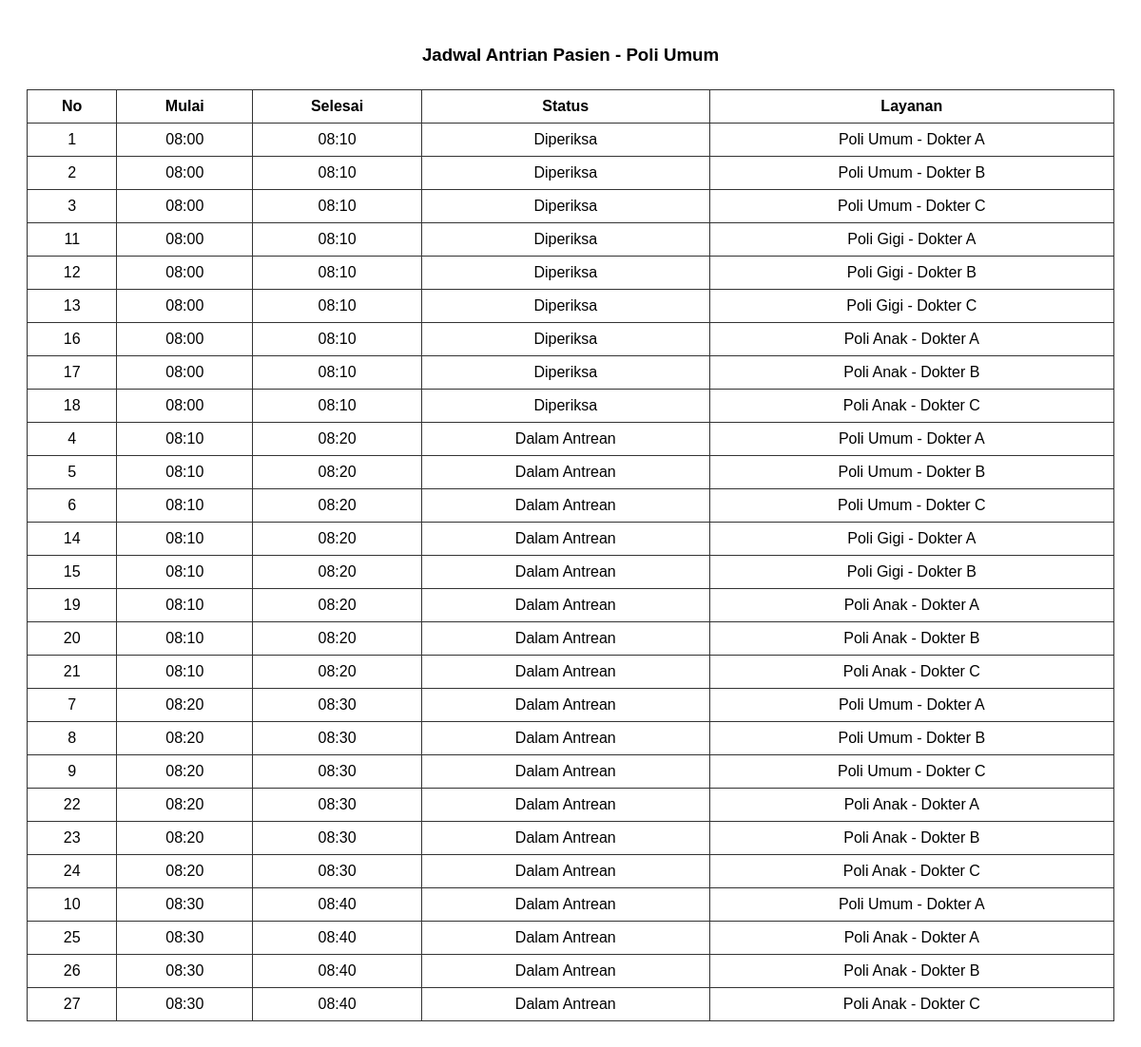
Screenshot of /cetak with the database file from the repository.
### tables this page shows
CREATE TABLE antrian (
                id INTEGER PRIMARY KEY AUTOINCREMENT,
                no INTEGER,
                mulai TEXT,
                selesai TEXT,
                status TEXT,
                dokter TEXT,
                poli TEXT
            );

### app.py (the view)
@app.route("/cetak")
def cetak():
    hasil = db.get_antrian()
    poli = hasil[0]["poli"] if hasil else ""
    return render_template("cetak.html", hasil=hasil, poli=poli)

### db.py (called while the page is built)
def get_antrian():
    with sqlite3.connect(DB_FILE) as conn:
        cursor = conn.execute(
            """
            SELECT no, mulai, selesai, status, dokter, poli
            FROM antrian
            ORDER BY TIME(mulai)
        """
        )
        return [
            {
                "no": row[0],
                "mulai": row[1],
                "selesai": row[2],
                "status": row[3],
                "dokter": row[4],
                "poli": row[5],
            }
            for row in cursor
        ]

### templates/cetak.html (shortened to what this page needs)
<!DOCTYPE html>
<html lang="en">
<head>
</head>
<body>
    <h3>Jadwal Antrian Pasien - {{ poli }}</h3>
    <table>
        <thead>
            <tr>
                <th>No</th>
                <th>Mulai</th>
                <th>Selesai</th>
                <th>Status</th>
                <th>Layanan</th>
            </tr>
        </thead>
        <tbody>
            {% for item in hasil %}
            <tr>
                <td>{{ item.no }}</td>
                <td>{{ item.mulai }}</td>
                <td>{{ item.selesai }}</td>
                <td>{{ item.status }}</td>
                <td>{{ item.dokter }}</td>
            </tr>
            {% endfor %}
        </tbody>
    </table>
</body>
</html>

### templates/cetak.html (style rules this page uses)
body { font-family: Arial, sans-serif; padding: 20px; }
h3 { text-align: center; }
table { width: 100%; border-collapse: collapse; margin-top: 25px; }
th, td { border: 1px solid #333; padding: 8px; text-align: center; }

### rows the page displays
antrian: poli "Poli Umum", no "1", mulai "08:00", selesai "08:10", status "Diperiksa", dokter "Poli Umum - Dokter A"
antrian: no "2", mulai "08:00", selesai "08:10", status "Diperiksa", dokter "Poli Umum - Dokter B"
antrian: no "3", mulai "08:00", selesai "08:10", status "Diperiksa", dokter "Poli Umum - Dokter C"
antrian: no "11", mulai "08:00", selesai "08:10", status "Diperiksa", dokter "Poli Gigi - Dokter A"
antrian: no "12", mulai "08:00", selesai "08:10", status "Diperiksa", dokter "Poli Gigi - Dokter B"
antrian: no "13", mulai "08:00", selesai "08:10", status "Diperiksa", dokter "Poli Gigi - Dokter C"
antrian: no "16", mulai "08:00", selesai "08:10", status "Diperiksa", dokter "Poli Anak - Dokter A"
antrian: no "17", mulai "08:00", selesai "08:10", status "Diperiksa", dokter "Poli Anak - Dokter B"
antrian: no "18", mulai "08:00", selesai "08:10", status "Diperiksa", dokter "Poli Anak - Dokter C"
antrian: no "4", mulai "08:10", selesai "08:20", status "Dalam Antrean", dokter "Poli Umum - Dokter A"
antrian: no "5", mulai "08:10", selesai "08:20", status "Dalam Antrean", dokter "Poli Umum - Dokter B"
antrian: no "6", mulai "08:10", selesai "08:20", status "Dalam Antrean", dokter "Poli Umum - Dokter C"
antrian: no "14", mulai "08:10", selesai "08:20", status "Dalam Antrean", dokter "Poli Gigi - Dokter A"
antrian: no "15", mulai "08:10", selesai "08:20", status "Dalam Antrean", dokter "Poli Gigi - Dokter B"
antrian: no "19", mulai "08:10", selesai "08:20", status "Dalam Antrean", dokter "Poli Anak - Dokter A"
antrian: no "20", mulai "08:10", selesai "08:20", status "Dalam Antrean", dokter "Poli Anak - Dokter B"
antrian: no "21", mulai "08:10", selesai "08:20", status "Dalam Antrean", dokter "Poli Anak - Dokter C"
antrian: no "7", mulai "08:20", selesai "08:30", status "Dalam Antrean", dokter "Poli Umum - Dokter A"
antrian: no "8", mulai "08:20", selesai "08:30", status "Dalam Antrean", dokter "Poli Umum - Dokter B"
antrian: no "9", mulai "08:20", selesai "08:30", status "Dalam Antrean", dokter "Poli Umum - Dokter C"
antrian: no "22", mulai "08:20", selesai "08:30", status "Dalam Antrean", dokter "Poli Anak - Dokter A"
antrian: no "23", mulai "08:20", selesai "08:30", status "Dalam Antrean", dokter "Poli Anak - Dokter B"
antrian: no "24", mulai "08:20", selesai "08:30", status "Dalam Antrean", dokter "Poli Anak - Dokter C"
antrian: no "10", mulai "08:30", selesai "08:40", status "Dalam Antrean", dokter "Poli Umum - Dokter A"
antrian: no "25", mulai "08:30", selesai "08:40", status "Dalam Antrean", dokter "Poli Anak - Dokter A"
antrian: no "26", mulai "08:30", selesai "08:40", status "Dalam Antrean", dokter "Poli Anak - Dokter B"
antrian: no "27", mulai "08:30", selesai "08:40", status "Dalam Antrean", dokter "Poli Anak - Dokter C"
